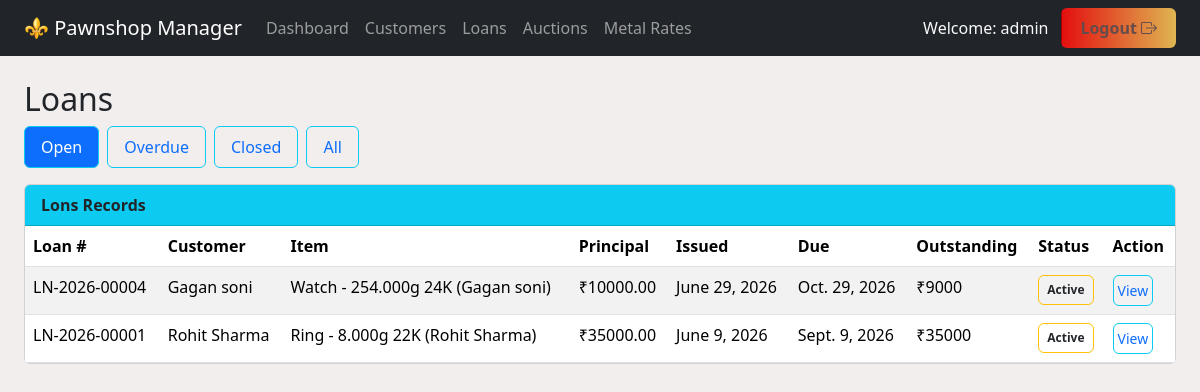
Page /loans/ (signed in) on the committed database.
### loans/models.py (models this page shows, shortened)
class Loan(models.Model):
    STATUS_CHOICES = [
        ('ACTIVE', 'Active'),
        ('OVERDUE', 'Overdue'),
        ('REDEEMED', 'Redeemed'),
        ('AUCTIONED', 'Auctioned / Closed'),
    ]
    INTEREST_TYPE_CHOICES = [
        ('FLAT_MONTHLY', 'Flat (on original principal)'),
        ('REDUCING', 'Reducing balance (on outstanding principal)'),
    ]
    loan_number = models.CharField(max_length=20, unique=True, editable=False)
    customer = models.ForeignKey(Customer, on_delete=models.CASCADE, related_name='loans')
    item = models.OneToOneField(PledgeItem, on_delete=models.CASCADE, related_name='loan')
    principal_amount = models.DecimalField(max_digits=12, decimal_places=2)
    interest_rate_percent = models.DecimalField(
        max_digits=5, decimal_places=2,
        help_text="Monthly interest rate, e.g. 2.5 for 2.5% per month",
    )
    interest_type = models.CharField(max_length=20, choices=INTEREST_TYPE_CHOICES, default='FLAT_MONTHLY')
    issue_date = models.DateField(default=timezone.localdate)
    tenure_months = models.PositiveIntegerField(default=3)
    due_date = models.DateField(editable=False)
    status = models.CharField(max_length=20, choices=STATUS_CHOICES, default='ACTIVE')
    closed_date = models.DateField(blank=True, null=True)
    created_at = models.DateTimeField(auto_now_add=True)
    class Meta:
        ordering = ['-created_at']
    @property
    def total_interest_paid(self):
        return self.repayments.aggregate(total=Sum('interest_component'))['total'] or Decimal('0')
    @property
    def total_principal_paid(self):
        return self.repayments.aggregate(total=Sum('principal_component'))['total'] or Decimal('0')
    @property
    def outstanding_principal(self):
        return self.principal_amount - self.total_principal_paid
    def accrued_interest(self, as_of_date=None):
        as_of_date = as_of_date or timezone.localdate()
        round_up = getattr(settings, 'ROUND_UP_PARTIAL_MONTH_INTEREST', True)
        months = months_elapsed(self.issue_date, as_of_date, round_up_partial=round_up)
        rate = self.interest_rate_percent / Decimal('100')
        if self.interest_type == 'FLAT_MONTHLY':
            total_interest_due = self.principal_amount * rate * Decimal(months)
        else:  # REDUCING -- approximate using current outstanding principal
            total_interest_due = self.outstanding_principal * rate * Decimal(months)
        outstanding_interest = total_interest_due - self.total_interest_paid
        return max(outstanding_interest, Decimal('0'))
    @property
    def outstanding_balance(self):
        return self.outstanding_principal + self.accrued_interest()
    def is_overdue(self):
        return self.status in ('ACTIVE', 'OVERDUE') and timezone.localdate() > self.due_date
    def refresh_status(self):
        if self.status == 'ACTIVE' and self.is_overdue():
            self.status = 'OVERDUE'
            self.save(update_fields=['status'])

### customers/models.py (models this page shows, shortened)
class Customer(models.Model):
    ID_PROOF_CHOICES = [
        ('AADHAAR', 'Aadhaar Card'),
        ('PAN', 'PAN Card'),
        ('PASSPORT', 'Passport'),
        ('VOTER_ID', 'Voter ID'),
        ('DRIVING_LICENSE', 'Driving License'),
        ('OTHER', 'Other Government ID'),
    ]
    full_name = models.CharField(max_length=200)
    phone_number = models.CharField(max_length=15)
    alternate_phone = models.CharField(max_length=15, blank=True)
    email = models.EmailField(blank=True)
    address = models.TextField()
    photo = models.ImageField(upload_to='customers/photos/', blank=True, null=True)
    id_proof_type = models.CharField(max_length=20, choices=ID_PROOF_CHOICES)
    id_proof_number = models.CharField(max_length=50)
    id_proof_document = models.FileField(upload_to='customers/id_proofs/', blank=True, null=True)
    date_registered = models.DateTimeField(auto_now_add=True)
    notes = models.TextField(blank=True, help_text="Internal staff notes about this customer")
    class Meta:
        ordering = ['full_name']

### items/models.py (models this page shows, shortened)
class PledgeItem(models.Model):
    ITEM_TYPE_CHOICES = [
        ('RING', 'Ring'),
        ('NECKLACE', 'Necklace'),
        ('CHAIN', 'Chain'),
        ('BANGLE', 'Bangle'),
        ('BRACELET', 'Bracelet'),
        ('EARRINGS', 'Earrings'),
        ('PENDANT', 'Pendant'),
        ('COIN_BAR', 'Coin / Bar'),
        ('WATCH', 'Watch'),
        ('OTHER', 'Other'),
    ]
    METAL_CHOICES = [
        ('GOLD', 'Gold'),
        ('SILVER', 'Silver'),
        ('PLATINUM', 'Platinum'),
        ('OTHER', 'Other / Mixed'),
    ]
    PURITY_CHOICES = [
        ('24K', '24 Karat (999)'),
        ('22K', '22 Karat (916)'),
        ('18K', '18 Karat (750)'),
        ('14K', '14 Karat (585)'),
        ('STERLING', 'Sterling Silver (92.5%)'),
        ('FINE_SILVER', 'Fine Silver (99.9%)'),
        ('NA', 'Not Applicable'),
    ]
    STATUS_CHOICES = [
        ('PLEDGED', 'Pledged (loan active)'),
        ('REDEEMED', 'Redeemed (returned to customer)'),
        ('AUCTIONED', 'Auctioned'),
    ]
    customer = models.ForeignKey(Customer, on_delete=models.CASCADE, related_name='items')
    item_type = models.CharField(max_length=20, choices=ITEM_TYPE_CHOICES)
    description = models.CharField(
        max_length=255,
        help_text="e.g. 'Floral design gold ring with red stone, slightly worn'",
    )
    metal = models.CharField(max_length=10, choices=METAL_CHOICES)
    purity = models.CharField(max_length=15, choices=PURITY_CHOICES)
    gross_weight_grams = models.DecimalField(max_digits=8, decimal_places=3)
    stone_weight_grams = models.DecimalField(
        max_digits=8, decimal_places=3, default=0,
        help_text="Weight of non-metal stones/gems to deduct from gross weight",
    )
    net_weight_grams = models.DecimalField(max_digits=8, decimal_places=3, editable=False)
    appraised_value = models.DecimalField(
        max_digits=12, decimal_places=2,
        help_text="Value assigned by staff at appraisal time (can be auto-suggested from the daily metal rate, then overridden)",
    )
    status = models.CharField(max_length=20, choices=STATUS_CHOICES, default='PLEDGED')
    created_at = models.DateTimeField(auto_now_add=True)
    class Meta:
        ordering = ['-created_at']
    def __str__(self):
        return f"{self.get_item_type_display()} - {self.net_weight_grams}g {self.purity} ({self.customer.full_name})"

### loans/views.py (the view)
# urls.py: path('', views.loan_list, name='list'),
@login_required
def loan_list(request):
    status_filter = request.GET.get('status', 'open')  # open | overdue | closed | all
    loans = Loan.objects.select_related('customer', 'item')
    for loan in loans.filter(status='ACTIVE'):
        loan.refresh_status()
    if status_filter == 'open':
        loans = loans.filter(status__in=['ACTIVE', 'OVERDUE'])
    elif status_filter == 'overdue':
        loans = loans.filter(status='OVERDUE')
    elif status_filter == 'closed':
        loans = loans.filter(status__in=['REDEEMED', 'AUCTIONED'])
    return render(request, 'loans/loan_list.html', {'loans': loans, 'status_filter': status_filter})

### loans/models.py (called while the page is built)
def add_months(start_date, months):
    month_index = start_date.month - 1 + months
    year = start_date.year + month_index // 12
    month = month_index % 12 + 1
    day = min(start_date.day, calendar.monthrange(year, month)[1])
    return start_date.replace(year=year, month=month, day=day)

def months_elapsed(start_date, end_date, round_up_partial=True):
    if end_date <= start_date:
        return 0
    full_months = (end_date.year - start_date.year) * 12 + (end_date.month - start_date.month)
    if end_date.day < start_date.day:
        full_months -= 1
    full_months = max(full_months, 0)
    anchor = add_months(start_date, full_months)
    has_remainder = end_date > anchor
    if round_up_partial and (has_remainder or full_months == 0):
        full_months += 1
    return full_months

### loans/templates/loans/loan_list.html (shortened to what this page needs)
{% extends "base.html" %}
{% block content %}
<h2 class="page-title">Loans</h2>
<ul class="nav nav-pills mb-3">
  <li class="nav-item "><a class="nav-link {% if status_filter == 'open' %}active{% endif %} border border-info" href="?status=open">Open</a></li>
  <li class="nav-item"><a class="nav-link {% if status_filter == 'overdue' %}active{% endif %} border border-info mx-2" href="?status=overdue">Overdue</a></li>
  <li class="nav-item"><a class="nav-link {% if status_filter == 'closed' %}active{% endif %} border border-info mx-0" href="?status=closed">Closed</a></li>
  <li class="nav-item"><a class="nav-link {% if status_filter == 'all' %}active{% endif %} border border-info mx-2" href="?status=all">All</a></li>
</ul>
<div class="card">
  <div class="table-responsive">
    <table class="table table-pawn table-hover table-striped mb-0">
      <div class="card-header bg-info"><strong>Lons Records</strong></div>
      <thead>
        <tr><th>Loan #</th><th>Customer</th><th>Item</th><th>Principal</th><th>Issued</th><th>Due</th><th>Outstanding</th><th>Status</th><th>Action</th></tr>
      </thead>
      <tbody>
        {% for loan in loans %}
        <tr>
          <td>{{ loan.loan_number }}</td>
          <td>{{ loan.customer.full_name }}</td>
          <td>{{ loan.item }}</td>
          <td>₹{{ loan.principal_amount }}</td>
          <td>{{ loan.issue_date }}</td>
          <td>{{ loan.due_date }}</td>
          <td>₹{{ loan.outstanding_balance|floatformat:0 }}</td>
          <td><span class="badge badge-status-{{ loan.status|lower }} text-dark border border-warning p-2">{{ loan.get_status_display }}</span></td>
          <td><a href="{% url 'loans:detail' loan.pk %}" class="btn btn-sm btn-pawn p-1 border border-info link-primary rounded">View</a></td>
        </tr>
        {% empty %}
        <tr><td colspan="9" class="text-muted text-center py-3">No loans in this view.</td></tr>
        {% endfor %}
      </tbody>
    </table>
  </div>
</div>
{% endblock %}

### templates/base.html (shortened to what this page needs)
{% load static %}
<!DOCTYPE html>
<html lang="en">
<head>
    <link href="https://cdn.jsdelivr.net/npm/bootstrap@5.3.3/dist/css/bootstrap.min.css" rel="stylesheet">
    <link href="{% static 'css/gradient.css' %}" rel="stylesheet">
    <link rel="stylesheet" href="https://cdn.jsdelivr.net/npm/bootstrap-icons@1.13.1/font/bootstrap-icons.min.css">
  </head>
<body style="background-color: rgba(242, 237, 237, 0.9);">
{% if user.is_authenticated %}
<nav class="navbar navbar-expand-lg navbar-pawn navbar-dark bg-dark mb-4">
  <div class="container-fluid px-4">
    <a class="navbar-brand" href="{% url 'core:dashboard' %}">⚜ Pawnshop Manager</a>
    <div class="collapse navbar-collapse" id="navMain">
      <ul class="navbar-nav me-auto">
        <li class="nav-item"><a class="nav-link" href="{% url 'core:dashboard' %}">Dashboard</a></li>
        <li class="nav-item"><a class="nav-link" href="{% url 'customers:list' %}">Customers</a></li>
        <li class="nav-item"><a class="nav-link" href="{% url 'loans:list' %}">Loans</a></li>
        <li class="nav-item"><a class="nav-link" href="{% url 'auctions:eligible_list' %}">Auctions</a></li>
        <li class="nav-item"><a class="nav-link" href="{% url 'core:metal_rate_list' %}">Metal Rates</a></li>
      </ul>
      <form action="{% url 'logout' %}" method="post" class="d-flex">
        <span class="navbar-text text-light me-2">Welcome: {{ user.username }}</span>
        <button class="btn btn-g" type="submit">Logout <i class="bi bi-box-arrow-right"></i></button>
      </form>
    </div>
  </div>
</nav>
{% endif %}
<div class="container-fluid  px-4 pb-5">
  {% block content %}{% endblock %}
</div>
</body>
</html>

### static/css/gradient.css (style rules this page uses)
.btn-g { background-image: linear-gradient(to right, #e30f0f 0%, #dfb752 51%, #9e0101 100%); padding: 6px 18px; margin-left: 5px; font-size: 1rem; transition: 0.6s; text-transform: capitalize; background-size: 200% auto; outline: none; color: #644c4c; font-weight: 600; }

### rows in the picture
Loan: loan_number "LN-2026-00004", customer.full_name "Gagan soni", item "Watch - 254.000g 24K (Gagan soni)", principal_amount "10000.00", issue_date "June 29, 2026", due_date "Oct. 29, 2026", outstanding_balance "9000", status "Active"
Loan: loan_number "LN-2026-00001", customer.full_name "Rohit Sharma", item "Ring - 8.000g 22K (Rohit Sharma)", principal_amount "35000.00", issue_date "June 9, 2026", due_date "Sept. 9, 2026", outstanding_balance "35000", status "Active"

### other values in the picture
{{ user.username }} "admin"
